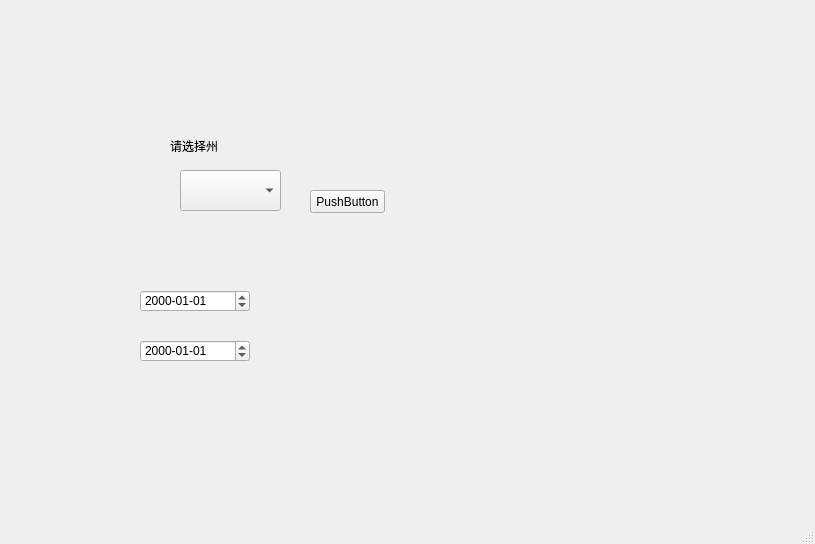
<?xml version="1.0" encoding="UTF-8"?>
<ui version="4.0">
 <class>MainWindow</class>
 <widget class="QMainWindow" name="MainWindow">
  <property name="geometry">
   <rect>
    <x>0</x>
    <y>0</y>
    <width>815</width>
    <height>544</height>
   </rect>
  </property>
  <property name="windowTitle">
   <string>MainWindow</string>
  </property>
  <widget class="QWidget" name="centralwidget">
   <widget class="QComboBox" name="comboBox">
    <property name="geometry">
     <rect>
      <x>180</x>
      <y>170</y>
      <width>101</width>
      <height>41</height>
     </rect>
    </property>
    <property name="maxVisibleItems">
     <number>50</number>
    </property>
   </widget>
   <widget class="QPushButton" name="pushButton">
    <property name="geometry">
     <rect>
      <x>310</x>
      <y>190</y>
      <width>75</width>
      <height>23</height>
     </rect>
    </property>
    <property name="text">
     <string>PushButton</string>
    </property>
   </widget>
   <widget class="QLabel" name="label">
    <property name="geometry">
     <rect>
      <x>170</x>
      <y>130</y>
      <width>101</width>
      <height>31</height>
     </rect>
    </property>
    <property name="text">
     <string>请选择州</string>
    </property>
   </widget>
   <widget class="QDateEdit" name="dateEdit">
    <property name="geometry">
     <rect>
      <x>140</x>
      <y>290</y>
      <width>110</width>
      <height>22</height>
     </rect>
    </property>
    <property name="displayFormat">
     <string>yyyy-MM-dd</string>
    </property>
   </widget>
   <widget class="QDateEdit" name="dateEdit_2">
    <property name="geometry">
     <rect>
      <x>140</x>
      <y>340</y>
      <width>110</width>
      <height>22</height>
     </rect>
    </property>
    <property name="displayFormat">
     <string>yyyy-MM-dd</string>
    </property>
   </widget>
  </widget>
  <widget class="QMenuBar" name="menubar">
   <property name="geometry">
    <rect>
     <x>0</x>
     <y>0</y>
     <width>815</width>
     <height>22</height>
    </rect>
   </property>
  </widget>
  <widget class="QStatusBar" name="statusbar"/>
 </widget>
 <resources/>
 <connections/>
</ui>
